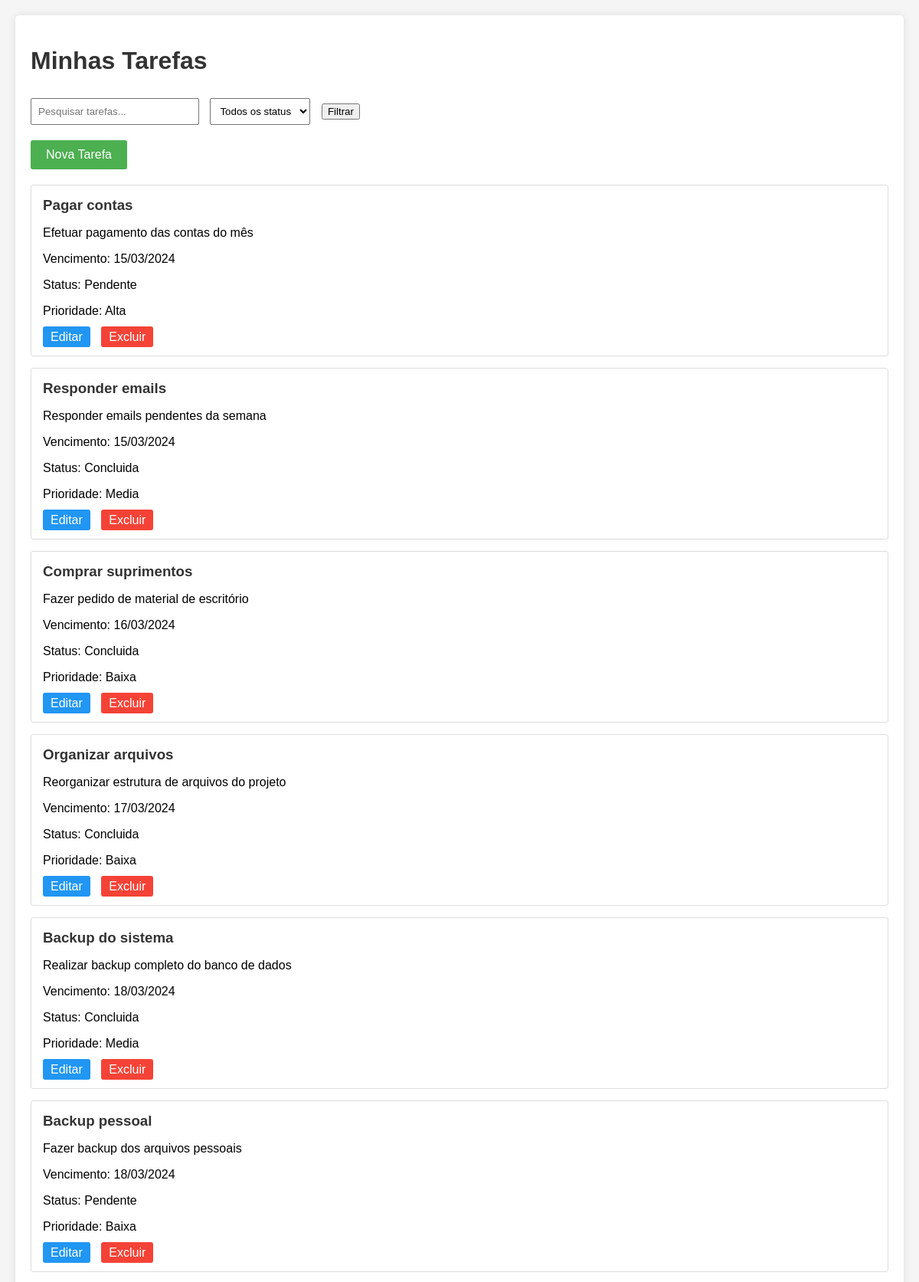
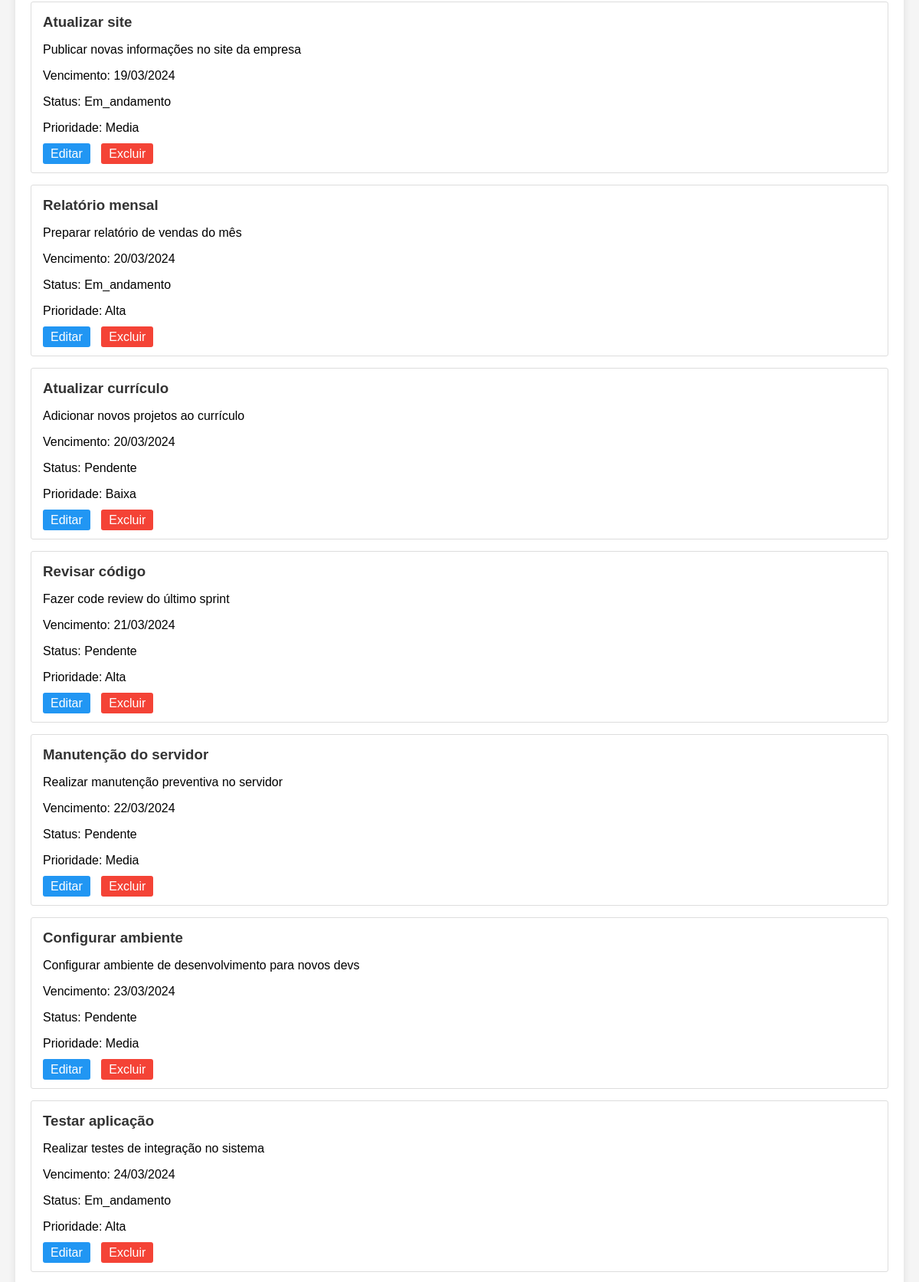
The page / (upper part) on the database its author committed (2 pictures, top to bottom).
### tables this page shows
CREATE TABLE tasks (
    id INT AUTO_INCREMENT PRIMARY KEY,
    title VARCHAR(100) NOT NULL,
    description TEXT,
    due_date DATE,
    status ENUM('pendente', 'em_andamento', 'concluida') DEFAULT 'pendente',
    priority ENUM('baixa', 'media', 'alta') DEFAULT 'media',
    created_at TIMESTAMP DEFAULT CURRENT_TIMESTAMP,
    updated_at TIMESTAMP DEFAULT CURRENT_TIMESTAMP ON UPDATE CURRENT_TIMESTAMP
);

### controllers/TaskController.php (called while the page is built, shortened)
<?php
require_once 'models/Task.php';
class TaskController {
    private $task;
    public function __construct() {
        $database = new Database();
        $db = $database->getConnection();
        $this->task = new Task($db);
    }
    public function index() {
        $search = isset($_GET['search']) ? $_GET['search'] : '';
        $status = isset($_GET['status']) ? $_GET['status'] : '';
        $tasks = $this->task->read($search, $status);
        include 'views/list.php';
    }
}

### models/Task.php (called while the page is built, shortened)
<?php
class Task {
    private $conn;
    private $table_name = "tasks";
    public function __construct($db) {
        $this->conn = $db;
    }
    public function read($search = '', $status = '') {
        $query = "SELECT * FROM " . $this->table_name;
        $query .= " ORDER BY due_date ASC";
        $stmt = $this->conn->prepare($query);
        $stmt->execute();
        return $stmt;
    }
}

### views/list.php (the view, shortened to what this page needs)
<!DOCTYPE html>
<html>
<head>
    <link rel="stylesheet" href="assets/css/style.css">
</head>
<body>
    <div class="container">
        <h1>Minhas Tarefas</h1>
        <div class="filters">
            <form method="GET" action="index.php">
                <input type="text" name="search" placeholder="Pesquisar tarefas..." value="<?= isset($_GET['search']) ? $_GET['search'] : '' ?>">
                <select name="status">
                    <option value="">Todos os status</option>
                </select>
                <button type="submit">Filtrar</button>
            </form>
        </div>
        <a href="index.php?action=create" class="btn-add">Nova Tarefa</a>
        <div class="tasks">
            <?php while ($row = $tasks->fetch(PDO::FETCH_ASSOC)): ?>
                <div class="task-card">
                    <h3><?= htmlspecialchars($row['title']) ?></h3>
                    <p><?= htmlspecialchars($row['description']) ?></p>
                    <p>Vencimento: <?= date('d/m/Y', strtotime($row['due_date'])) ?></p>
                    <p>Status: <?= ucfirst($row['status']) ?></p>
                    <p>Prioridade: <?= ucfirst($row['priority']) ?></p>
                    <div class="actions">
                        <a href="index.php?action=update&id=<?= $row['id'] ?>" class="btn-edit">Editar</a>
                        <a href="index.php?action=delete&id=<?= $row['id'] ?>" class="btn-delete" onclick="return confirm('Tem certeza que deseja excluir esta tarefa?')">Excluir</a>
                    </div>
                </div>
            <?php endwhile; ?>
        </div>
    </div>
</body>
</html>

### index.php (shortened to what this page needs)
<?php
require_once 'controllers/TaskController.php';
$controller = new TaskController();
$action = isset($_GET['action']) ? $_GET['action'] : 'index';
switch($action) {
    default:
        $controller->index();
        break;
}

### assets/css/style.css (style rules this page uses)
body { font-family: Arial, sans-serif; margin: 0; padding: 20px; background-color: #f5f5f5; }
.container { max-width: 1200px; margin: 0 auto; background-color: white; padding: 20px; border-radius: 5px; box-shadow: 0 0 10px rgba(0,0,0,0.1); }
h1 { color: #333; margin-bottom: 30px; }
.filters { margin-bottom: 20px; }
.filters input[type="text"] { padding: 8px; width: 200px; margin-right: 10px; }
.filters select { padding: 8px; margin-right: 10px; }
.btn-add { display: inline-block; padding: 10px 20px; background-color: #4CAF50; color: white; text-decoration: none; border-radius: 3px; margin-bottom: 20px; }
.task-card { border: 1px solid #ddd; padding: 15px; margin-bottom: 15px; border-radius: 3px; }
.task-card h3 { margin: 0 0 10px 0; color: #333; }
.actions { margin-top: 10px; }
.btn-edit, .btn-delete { padding: 5px 10px; text-decoration: none; border-radius: 3px; margin-right: 10px; }
.btn-edit { background-color: #2196F3; color: white; }
.btn-delete { background-color: #f44336; color: white; }

### rows shown on the page
tasks: title "Pagar contas", description "Efetuar pagamento das contas do mês", due_date "15/03/2024", status "Pendente", priority "Alta"
tasks: title "Responder emails", description "Responder emails pendentes da semana", due_date "15/03/2024", status "Concluida", priority "Media"
tasks: title "Comprar suprimentos", description "Fazer pedido de material de escritório", due_date "16/03/2024", status "Concluida", priority "Baixa"
tasks: title "Organizar arquivos", description "Reorganizar estrutura de arquivos do projeto", due_date "17/03/2024", status "Concluida", priority "Baixa"
tasks: title "Backup do sistema", description "Realizar backup completo do banco de dados", due_date "18/03/2024", status "Concluida", priority "Media"
tasks: title "Backup pessoal", description "Fazer backup dos arquivos pessoais", due_date "18/03/2024", status "Pendente", priority "Baixa"
tasks: title "Atualizar site", description "Publicar novas informações no site da empresa", due_date "19/03/2024", status "Em_andamento", priority "Media"
tasks: title "Relatório mensal", description "Preparar relatório de vendas do mês", due_date "20/03/2024", status "Em_andamento", priority "Alta"
tasks: title "Atualizar currículo", description "Adicionar novos projetos ao currículo", due_date "20/03/2024", status "Pendente", priority "Baixa"
tasks: title "Revisar código", description "Fazer code review do último sprint", due_date "21/03/2024", status "Pendente", priority "Alta"
tasks: title "Manutenção do servidor", description "Realizar manutenção preventiva no servidor", due_date "22/03/2024", status "Pendente", priority "Media"
tasks: title "Configurar ambiente", description "Configurar ambiente de desenvolvimento para novos devs", due_date "23/03/2024", status "Pendente", priority "Media"
tasks: title "Testar aplicação", description "Realizar testes de integração no sistema", due_date "24/03/2024", status "Em_andamento", priority "Alta"
